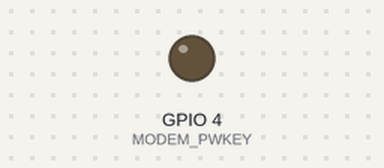
A sketch run on a simulated ESP32. Parts: output pins drawn as LEDs (lit = HIGH). Pins used as bus, display or sensor lines are not drawn; what the sketch prints to the serial monitor is not drawn.

Above: at 0.1 s.
At 2.9 s:
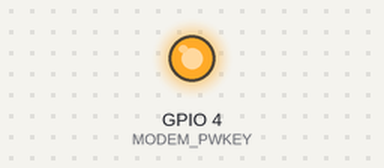
Timing chart, 0 to 5.3 s (numbered marks = the images above):
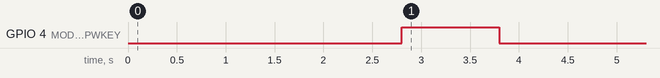

The sketch:

getting_network_info_from_simA7670G_and_esp32.ino
```cpp
#define TINY_GSM_MODEM_A7670
#define SerialMon Serial
#define SerialAT Serial1
#define TINY_GSM_DEBUG SerialMon
#define GSM_PIN ""

#include <Arduino.h>
#include <TinyGsmClient.h>

// === SIM7600 Pin Definitions ===
#define MODEM_RESET_PIN 5
#define MODEM_PWKEY 4
#define MODEM_POWER_ON 12
#define MODEM_TX 26
#define MODEM_RX 27
#define MODEM_RESET_LEVEL HIGH

// === GPRS Config ===
const char apn[] = "internet";
const char gprsUser[] = "";
const char gprsPass[] = "";

// === Modem Object ===
TinyGsm modem(SerialAT);

void setup() {
  SerialMon.begin(115200);

  // Power ON the modem
  pinMode(MODEM_POWER_ON, OUTPUT);
  digitalWrite(MODEM_POWER_ON, HIGH);

  // Hardware reset
  pinMode(MODEM_RESET_PIN, OUTPUT);
  digitalWrite(MODEM_RESET_PIN, !MODEM_RESET_LEVEL);
  delay(100);
  digitalWrite(MODEM_RESET_PIN, MODEM_RESET_LEVEL);
  delay(2600);
  digitalWrite(MODEM_RESET_PIN, !MODEM_RESET_LEVEL);

  // Toggle PWRKEY to power up the modem
  pinMode(MODEM_PWKEY, OUTPUT);
  digitalWrite(MODEM_PWKEY, LOW);
  delay(100);
  digitalWrite(MODEM_PWKEY, HIGH);
  delay(1000);
  digitalWrite(MODEM_PWKEY, LOW);

  SerialMon.println("Wait ...");
  SerialAT.begin(115200, SERIAL_8N1, MODEM_RX, MODEM_TX);
  delay(3000);

  SerialMon.println("Initializing modem...");
  if (!modem.init()) {
    SerialMon.println("Failed to restart modem, delaying 10s and retrying");
    delay(10000);
    return;
  }

  String modemInfo = modem.getModemInfo();
  SerialMon.print("Modem Info: ");
  SerialMon.println(modemInfo);

  // Unlock SIM if needed
  if (GSM_PIN && modem.getSimStatus() != 3) {
    modem.simUnlock(GSM_PIN);
  }

  SerialMon.print("Waiting for network...");
  if (!modem.waitForNetwork()) {
    SerialMon.println(" fail");
    delay(10000);
    return;
  }
  SerialMon.println(" success");

  if (modem.isNetworkConnected()) {
    SerialMon.println("Network connected");
  }

  if (!modem.gprsConnect(apn, gprsUser, gprsPass)) {
    SerialMon.println("GPRS connect failed");
    return;
  }

  SerialMon.println("GPRS connected");
}

void loop() {
  // Do nothing
  int signal = modem.getSignalQuality();
  Serial.print("Signal quality (0–31): ");
  Serial.println(signal);

  bool registered = modem.isNetworkConnected();
  Serial.print("Network status: ");
  Serial.println(registered ? "Connected" : "Not connected");

  String op = modem.getOperator();
  Serial.print("Operator: ");
  Serial.println(op);
  delay(3000);
}
```
